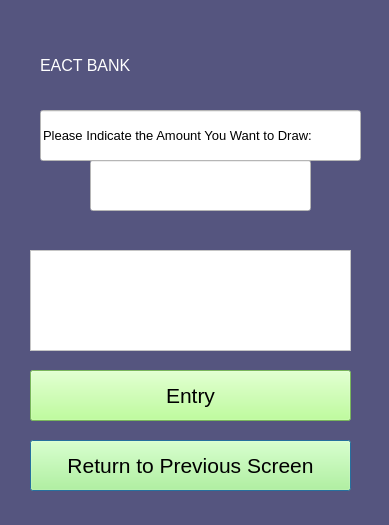
<?xml version="1.0" encoding="UTF-8"?>
<ui version="4.0">
 <class>Dialog</class>
 <widget class="QDialog" name="Dialog">
  <property name="geometry">
   <rect>
    <x>0</x>
    <y>0</y>
    <width>389</width>
    <height>525</height>
   </rect>
  </property>
  <property name="font">
   <font>
    <pointsize>12</pointsize>
   </font>
  </property>
  <property name="windowTitle">
   <string>EATC BANK WITHDRAW PAGE</string>
  </property>
  <property name="styleSheet">
   <string notr="true">background-color: rgb(85, 85, 127);</string>
  </property>
  <widget class="QLineEdit" name="lineEdit">
   <property name="geometry">
    <rect>
     <x>40</x>
     <y>110</y>
     <width>321</width>
     <height>51</height>
    </rect>
   </property>
   <property name="font">
    <font>
     <family>MS Shell Dlg 2</family>
     <pointsize>10</pointsize>
     <weight>9</weight>
     <italic>false</italic>
     <bold>false</bold>
    </font>
   </property>
   <property name="styleSheet">
    <string notr="true">background-color: rgb(255, 255, 255);
font: 75 10pt &quot;MS Shell Dlg 2&quot;;
color: rgb(0, 0, 0);</string>
   </property>
   <property name="text">
    <string>Please Indicate the Amount You Want to Draw:</string>
   </property>
  </widget>
  <widget class="QPushButton" name="returntopreviouspage">
   <property name="geometry">
    <rect>
     <x>30</x>
     <y>440</y>
     <width>321</width>
     <height>51</height>
    </rect>
   </property>
   <property name="font">
    <font>
     <family>MS Shell Dlg 2</family>
     <pointsize>16</pointsize>
     <weight>9</weight>
     <italic>false</italic>
     <bold>false</bold>
    </font>
   </property>
   <property name="styleSheet">
    <string notr="true">background-color: rgb(170, 255, 127);
font: 75 16pt &quot;MS Shell Dlg 2&quot;;
color: rgb(0, 0, 0);</string>
   </property>
   <property name="text">
    <string>Return to Previous Screen</string>
   </property>
  </widget>
  <widget class="QPushButton" name="pushentry">
   <property name="geometry">
    <rect>
     <x>30</x>
     <y>370</y>
     <width>321</width>
     <height>51</height>
    </rect>
   </property>
   <property name="font">
    <font>
     <family>MS Shell Dlg 2</family>
     <pointsize>16</pointsize>
     <weight>9</weight>
     <italic>false</italic>
     <bold>false</bold>
    </font>
   </property>
   <property name="styleSheet">
    <string notr="true">background-color: rgb(170, 255, 127);
font: 75 16pt &quot;MS Shell Dlg 2&quot;;
color: rgb(0, 0, 0);</string>
   </property>
   <property name="text">
    <string>Entry</string>
   </property>
  </widget>
  <widget class="QLabel" name="label_6">
   <property name="geometry">
    <rect>
     <x>40</x>
     <y>40</y>
     <width>321</width>
     <height>51</height>
    </rect>
   </property>
   <property name="styleSheet">
    <string notr="true">color: rgb(255, 255, 255);
font: 26pt &quot;Matura MT Script Capitals&quot;;</string>
   </property>
   <property name="text">
    <string>EACT BANK</string>
   </property>
  </widget>
  <widget class="QLineEdit" name="enty">
   <property name="geometry">
    <rect>
     <x>90</x>
     <y>160</y>
     <width>221</width>
     <height>51</height>
    </rect>
   </property>
   <property name="styleSheet">
    <string notr="true">background-color: rgb(255, 255, 255);
color: rgb(0, 0, 0);
font: 75 14pt &quot;MS Shell Dlg 2&quot;;</string>
   </property>
   <property name="text">
    <string/>
   </property>
  </widget>
  <widget class="QTextEdit" name="textEdit_pass">
   <property name="geometry">
    <rect>
     <x>30</x>
     <y>250</y>
     <width>321</width>
     <height>101</height>
    </rect>
   </property>
   <property name="font">
    <font>
     <family>MS Shell Dlg 2</family>
     <pointsize>14</pointsize>
     <weight>9</weight>
     <italic>false</italic>
     <bold>false</bold>
    </font>
   </property>
   <property name="styleSheet">
    <string notr="true">font: 75 14pt &quot;MS Shell Dlg 2&quot;;
color: rgb(0, 0, 0);
background-color: rgb(255, 255, 255);</string>
   </property>
  </widget>
 </widget>
 <resources/>
 <connections/>
</ui>
